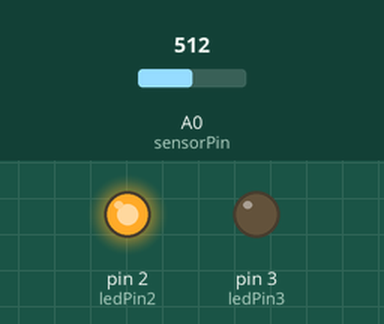
A sketch run on a simulated Arduino Uno, built with avr-gcc and run on an emulated ATmega328P. On the bench: output pins drawn as LEDs (lit = HIGH). The inputs (shaded band) are chosen by the test bench; at power-on: A0 (sensorPin) = 512. What the sketch prints to the serial monitor is not drawn.

Above: at 0.1 s.
Timing chart, 0 to 1.6 s (numbered marks = the images above):
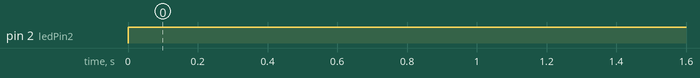

The sketch:

Day2Soil2.ino
```cpp
int ledPin2 = 2;
int ledPin3 = 3;
int sensorPin = A0;
int sensorValue;

void setup() {
  // put your setup code here, to run once:
  pinMode(ledPin2, OUTPUT); //sets the pin as output
  pinMode(ledPin3, OUTPUT);
  Serial.begin(9600);
}

void loop() {
  // put your main code here, to run repeatedly:
  sensorValue = analogRead(sensorPin);
  //ความชื้นสูงสุด analog = 1024
  // 0-50% =  512
  // 51-100% = 1024
  if(sensorValue = 0){
    digitalWrite(ledPin2, LOW);
    digitalWrite(ledPin3, LOW);
    Serial.println("ALL LED OFF");
    Serial.print("Analog Value : ");
    Serial.println(sensorValue);
  }
  else if(sensorValue <= 512){
    digitalWrite(ledPin2, HIGH);
    digitalWrite(ledPin3, LOW);
    Serial.println("LED2 ON");
    Serial.print("Analog Value : ");
    Serial.println(sensorValue);
  }
  else if(sensorValue <= 1024){
    digitalWrite(ledPin2, LOW);
    digitalWrite(ledPin3, HIGH);
    Serial.println("LED3 ON");
    Serial.print("Analog Value : ");
    Serial.println(sensorValue);
  }
  delay(1000);
}
```

Measured:
- by itself, pin 2 (ledPin2): LOW → HIGH at 0.00 s
